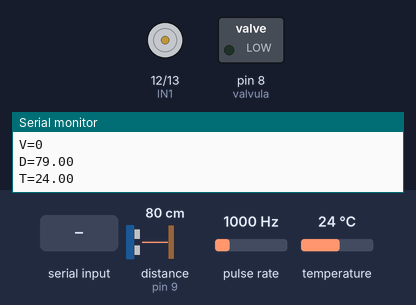
Simulated run of this sketch. Board: Arduino Uno, built with avr-gcc and run on an emulated ATmega328P. Shown: motor-driver pin pairs drawn as motors (green arrow = first pin HIGH = forward, orange = second pin HIGH = backward, longer = more drive, scaled by the enable pin), switched loads named in the sketch (green lamp = pin HIGH), the last lines printed to the serial monitor. Wiring (inferred from the names in the program): ultrasonic range finder: trigger pin 10; echo pin 9; pulse sensor: data pin 2. The test bench sets the inputs (shaded band); at power-on: distance to the obstacle (sensor on pin 9) 80 cm, pulse rate 1000 Hz, temperature 24 °C. The echo pulse lasts 58.3 µs per cm; pins used as bus, display or sensor lines are not drawn.

Above: at 1.2 s.
1.3 s: "b90\n" received over Serial
At 3.6 s:
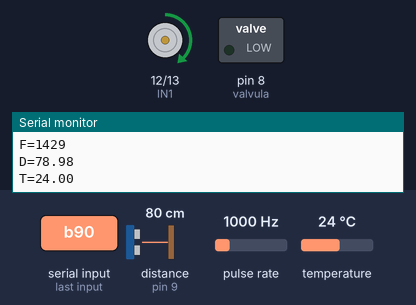
4.0 s: byte 65 ('A') received over Serial
At 5.8 s:
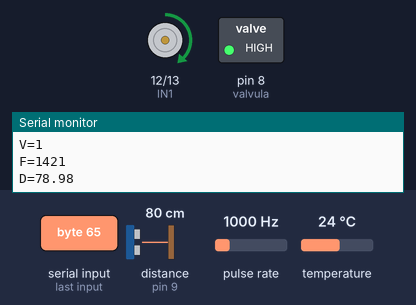
6.5 s: "b,45\n" received over Serial
At 8.0 s:
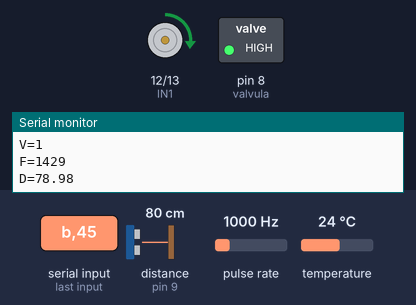
9.1 s: byte 97 ('a') received over Serial
At 11.3 s:
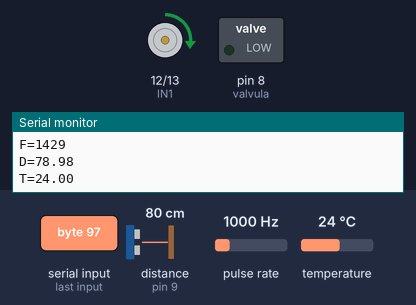
11.6 s: "b\n" received over Serial
At 13.7 s:
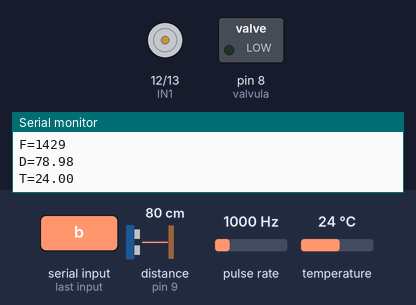
14.2 s: "A90\n" received over Serial
At 15.9 s:
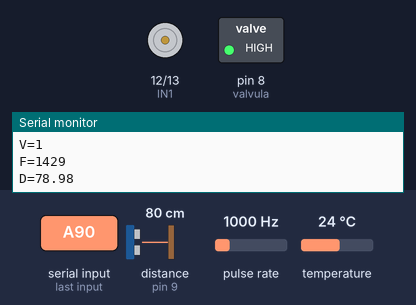
Timing chart, 0 to 17.4 s (numbered marks = the images above; inputs shaded):
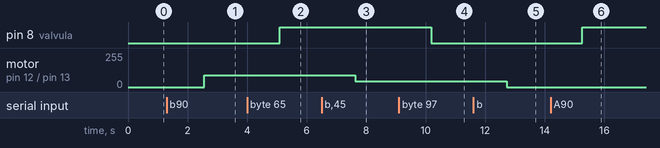

The sketch:

Proyecto_Instrumentacion_Tanque_v1.ino
```cpp
/* Control de "Nivel de agua en un tanque"
    Profesor: Rubén Loredo Amaro
    Materia: Fundamentos de Instrumentación Virtual
    Agosto del 2021 V1
    https://github.com/ruben-loredo/Instrumentacion-Virtual-Arduino
*/
#include <OneWire.h>
#include <DallasTemperature.h>
//------------puente H L298N----------------
const int ENA = 11;
const int IN1 = 12;
const int IN2 = 13;
//--------------ultrasonico -----------------
const int PinTrig = 10;
const int PinEcho = 9;
const float VelSon = 34000.0;
float distancia;
//--------------Caudalimetro-----------------
unsigned char flowsensor = 2;
//--------------Electrovalvula---------------
const int valvula = 8;
//-------------------------------------------
String StatusValvula = "";
int duty;
int datoSerie;
String inString = "";         // string to hold input
volatile int flow_frequency;  // Measures flow sensor pulses
unsigned int l_hour;          // Calculated litres/hour
unsigned long currentTime;
unsigned long cloopTime;

OneWire ourWire(3);                //Se establece el pin 2  como bus OneWire
DallasTemperature sensors(&ourWire); //Se declara una variable u objeto para nuestro sensor
/*Función que hace el conteo del flujo de los pulsos del sensor
   de agua esta función es un interrupción del programa principal
*/
void flow () // Interrupt function
{
  flow_frequency++;
}

//-----------------------------------------------------------------------
/*Funcion que controla el puente H L298N de
  la bomba de agua
*/
void bomba(int vel)
{
  //------ CW ----------
  digitalWrite(IN1, HIGH);
  digitalWrite(IN2, LOW);
  //---------------------
  analogWrite(ENA, vel);
}

/*Función que lee datos numericos enteros por el puerto serie
   y los retorna en la función
*/
int readNum() {
  int intNum = 0;
  while (true)
  {
    if (Serial.available() > 0) {
      int inChar = Serial.read();
      if (isDigit(inChar)) {

        inString += (char)inChar;
      }
      if (inChar == '\n') {
        intNum = inString.toInt();
        inString = "";
        return (intNum);
        break;
      }
    }
  }
}
//-----------------------------------------------------------------------
void WaterFlowSensorYF_S201() {
  currentTime = millis();
  // Every second, calculate and print litres/hour
  if (currentTime >= (cloopTime + 1000))
  {
    cloopTime = currentTime; // Updates cloopTime
    // Pulse frequency (Hz) = 7.5Q, Q is flow rate in L/min.
    l_hour = (flow_frequency * 60 / 7.5); // (Pulse frequency x 60 min) / 7.5Q = flowrate in L/hour
    flow_frequency = 0; // Reset Counter
    Serial.print("F=");
    Serial.println(l_hour, DEC); // Print litres/hour
  }
}
//-----------------------------------------------------------------------
void SensorUltrasonico()
{
  // Ponemos el Triiger en estado bajo y esperamos 2 ms
  digitalWrite(PinTrig, LOW);
  delayMicroseconds(2);

  // Ponemos el pin Trigger a estado alto y esperamos 10 ms
  digitalWrite(PinTrig, HIGH);
  delayMicroseconds(10);

  // Comenzamos poniendo el pin Trigger en estado bajo
  digitalWrite(PinTrig, LOW);


  unsigned long tiempo = pulseIn(PinEcho, HIGH);  // La función pulseIn obtiene el tiempo entre estados, en este caso a HIGH
  distancia = tiempo * 0.000001 * VelSon / 2.0;   // Obtenemos la distancia en cm
  Serial.print("D=");
  Serial.println(distancia);

}

void SensorTempDS1820() {
  sensors.requestTemperatures();   //Se envía el comando para leer la temperatura
  float temp = sensors.getTempCByIndex(0); //Se obtiene la temperatura en ºC

  Serial.print("T=");
  Serial.println(temp);
}

//-----------------------------------------------------------------------
void setup() {
  // Ponemos el pin Trig en modo salida
  pinMode(PinTrig, OUTPUT);
  // Ponemos el pin Echo en modo entrada
  pinMode(PinEcho, INPUT);
  //--------- CONFIGURA PUENTE H ----------
  pinMode(ENA, OUTPUT);
  pinMode(IN1, OUTPUT);
  pinMode(IN2, OUTPUT);
  //--------- CONFIGURA CAUDALIMETRO----------
  pinMode(flowsensor, INPUT);
  //--------- CONFIGURA ELECTROVALVULA----------
  pinMode(valvula, OUTPUT);
  digitalWrite(valvula, LOW);   //inicializa en estado bajo
  StatusValvula = "0";
  //-------inicializa Sensor Temperatura----------------
  sensors.begin();
  //---------------------------------------------------
  digitalWrite(flowsensor, HIGH); // Optional Internal Pull-Up
  attachInterrupt(0, flow, RISING); // Setup Interrupt
  sei(); // Enable interrupts
  currentTime = millis();
  cloopTime = currentTime;

  // configura el puerto Serie
  Serial.begin(9600);

  while (!Serial) {
    ; // Espera a conectarse.
  }
}

void loop() {

  if (Serial.available() > 0)
  {
    datoSerie = Serial.read();
    switch (datoSerie) {
      case 'A':
        digitalWrite(valvula, HIGH);
        StatusValvula = "1";
        break;
      case 'a':
        digitalWrite(valvula, LOW);
        StatusValvula = "0";
        break;
      case 'b' :
        duty = readNum();
        bomba(duty);
        Serial.print("b");
        Serial.println(duty);
        break;

    }
  }
  Serial.print("B=");
  Serial.println(duty);

  Serial.print("V=");
  Serial.println(StatusValvula);

  WaterFlowSensorYF_S201();   //funcion que envia datos del sensor de flujo

  SensorUltrasonico();        //funcion que envia datos del sensor ultrasonico

  SensorTempDS1820();         //funcion que envia datos del sensor de temperatura


  delay(500);

}
```

Measured:
- after the input at 1.3 s, motor on pin 12 (IN1) / pin 13 (IN2): stopped → forward 90/255 after 1.3 s
- after the input at 4.0 s, pin 8 (valvula): LOW → HIGH after 1.1 s
- after the input at 6.5 s, motor on pin 12 (IN1) / pin 13 (IN2): forward 90/255 → forward 45/255 after 1.1 s
- after the input at 9.1 s, pin 8 (valvula): HIGH → LOW after 1.1 s
- after the input at 11.6 s, motor on pin 12 (IN1) / pin 13 (IN2): forward 45/255 → stopped after 1.1 s
- after the input at 14.2 s, pin 8 (valvula): LOW → HIGH after 1.1 s
